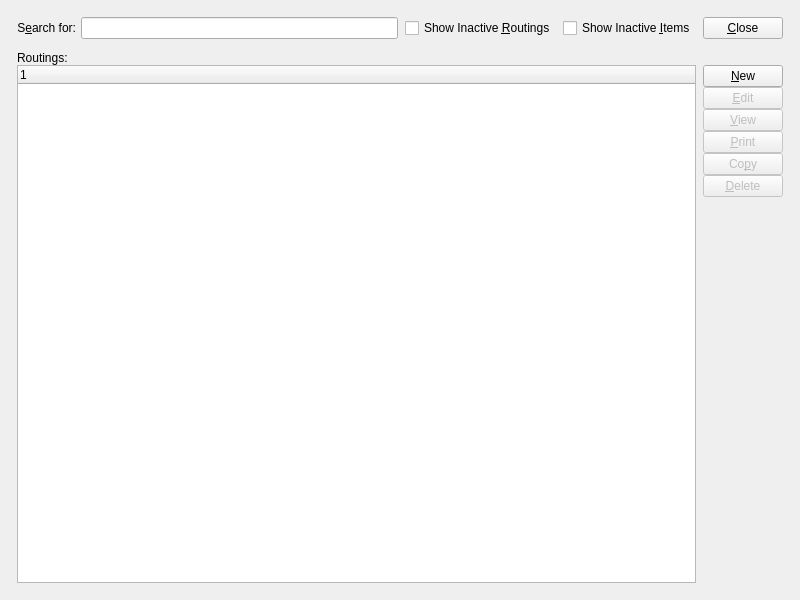
<?xml version="1.0" encoding="UTF-8"?>
<ui version="4.0">
 <comment>This file is part of the xtmfg Package for xTuple ERP,
and is Copyright (c) 1999-2014 by OpenMFG LLC, d/b/a xTuple.  It
is licensed to you under the xTuple End-User License Agreement (&quot;the
EULA&quot;), the full text of which is available at www.xtuple.com/EULA.
While the EULA gives you access to source code and encourages your
involvement in the development process, this Package is not free
software.  By using this software, you agree to be bound by the
terms of the EULA.</comment>
 <class>booList</class>
 <widget class="QWidget" name="booList">
  <property name="geometry">
   <rect>
    <x>0</x>
    <y>0</y>
    <width>800</width>
    <height>600</height>
   </rect>
  </property>
  <property name="windowTitle">
   <string>Routings</string>
  </property>
  <layout class="QGridLayout" name="gridLayout_2">
   <item row="0" column="0">
    <layout class="QGridLayout" name="gridLayout">
     <property name="margin">
      <number>12</number>
     </property>
     <property name="spacing">
      <number>12</number>
     </property>
     <item row="0" column="0">
      <layout class="QHBoxLayout">
       <property name="spacing">
        <number>7</number>
       </property>
       <item>
        <layout class="QHBoxLayout">
         <property name="spacing">
          <number>5</number>
         </property>
         <item>
          <widget class="QLabel" name="_searchForLit">
           <property name="text">
            <string>S&amp;earch for:</string>
           </property>
           <property name="alignment">
            <set>Qt::AlignRight|Qt::AlignTrailing|Qt::AlignVCenter</set>
           </property>
           <property name="buddy">
            <cstring>_searchFor</cstring>
           </property>
          </widget>
         </item>
         <item>
          <widget class="XLineEdit" name="_searchFor"/>
         </item>
        </layout>
       </item>
       <item>
        <widget class="XCheckBox" name="_showInactiveBOOs">
         <property name="text">
          <string>Show Inactive &amp;Routings</string>
         </property>
        </widget>
       </item>
       <item>
        <widget class="XCheckBox" name="_showInactiveItems">
         <property name="text">
          <string>Show Inactive &amp;Items</string>
         </property>
        </widget>
       </item>
       <item>
        <widget class="QPushButton" name="_close">
         <property name="text">
          <string>&amp;Close</string>
         </property>
        </widget>
       </item>
      </layout>
     </item>
     <item row="1" column="0">
      <layout class="QVBoxLayout">
       <property name="spacing">
        <number>0</number>
       </property>
       <item>
        <widget class="QLabel" name="_booLit">
         <property name="text">
          <string>Routings:</string>
         </property>
         <property name="buddy">
          <cstring>_boo</cstring>
         </property>
        </widget>
       </item>
       <item>
        <layout class="QHBoxLayout">
         <property name="spacing">
          <number>7</number>
         </property>
         <item>
          <widget class="XTreeWidget" name="_boo"/>
         </item>
         <item>
          <layout class="QVBoxLayout">
           <property name="spacing">
            <number>0</number>
           </property>
           <item>
            <layout class="QVBoxLayout">
             <property name="spacing">
              <number>0</number>
             </property>
             <item>
              <widget class="QPushButton" name="_new">
               <property name="text">
                <string>&amp;New</string>
               </property>
              </widget>
             </item>
             <item>
              <widget class="QPushButton" name="_edit">
               <property name="enabled">
                <bool>false</bool>
               </property>
               <property name="text">
                <string>&amp;Edit</string>
               </property>
              </widget>
             </item>
             <item>
              <widget class="QPushButton" name="_view">
               <property name="enabled">
                <bool>false</bool>
               </property>
               <property name="text">
                <string>&amp;View</string>
               </property>
              </widget>
             </item>
             <item>
              <widget class="QPushButton" name="_print">
               <property name="enabled">
                <bool>false</bool>
               </property>
               <property name="text">
                <string>&amp;Print</string>
               </property>
              </widget>
             </item>
             <item>
              <widget class="QPushButton" name="_copy">
               <property name="enabled">
                <bool>false</bool>
               </property>
               <property name="text">
                <string>Co&amp;py</string>
               </property>
              </widget>
             </item>
             <item>
              <widget class="QPushButton" name="_delete">
               <property name="enabled">
                <bool>false</bool>
               </property>
               <property name="text">
                <string>&amp;Delete</string>
               </property>
              </widget>
             </item>
            </layout>
           </item>
           <item>
            <spacer>
             <property name="orientation">
              <enum>Qt::Vertical</enum>
             </property>
             <property name="sizeType">
              <enum>QSizePolicy::Expanding</enum>
             </property>
             <property name="sizeHint" stdset="0">
              <size>
               <width>20</width>
               <height>20</height>
              </size>
             </property>
            </spacer>
           </item>
          </layout>
         </item>
        </layout>
       </item>
      </layout>
     </item>
    </layout>
   </item>
  </layout>
 </widget>
 <layoutdefault spacing="5" margin="5"/>
 <pixmapfunction>qPixmapFromMimeSource</pixmapfunction>
 <customwidgets>
  <customwidget>
   <class>XCheckBox</class>
   <extends>QCheckBox</extends>
   <header>xcheckbox.h</header>
  </customwidget>
  <customwidget>
   <class>XLineEdit</class>
   <extends>QLineEdit</extends>
   <header>xlineedit.h</header>
   <container>1</container>
  </customwidget>
  <customwidget>
   <class>XTreeWidget</class>
   <extends>QTreeWidget</extends>
   <header>xtreewidget.h</header>
   <container>1</container>
  </customwidget>
 </customwidgets>
 <tabstops>
  <tabstop>_searchFor</tabstop>
  <tabstop>_showInactiveItems</tabstop>
  <tabstop>_boo</tabstop>
  <tabstop>_new</tabstop>
  <tabstop>_edit</tabstop>
  <tabstop>_view</tabstop>
  <tabstop>_print</tabstop>
  <tabstop>_copy</tabstop>
  <tabstop>_delete</tabstop>
  <tabstop>_close</tabstop>
 </tabstops>
 <resources/>
 <connections>
  <connection>
   <sender>_boo</sender>
   <signal>valid(bool)</signal>
   <receiver>_view</receiver>
   <slot>setEnabled(bool)</slot>
   <hints>
    <hint type="sourcelabel">
     <x>20</x>
     <y>20</y>
    </hint>
    <hint type="destinationlabel">
     <x>20</x>
     <y>20</y>
    </hint>
   </hints>
  </connection>
  <connection>
   <sender>_close</sender>
   <signal>clicked()</signal>
   <receiver>booList</receiver>
   <slot>close()</slot>
   <hints>
    <hint type="sourcelabel">
     <x>20</x>
     <y>20</y>
    </hint>
    <hint type="destinationlabel">
     <x>20</x>
     <y>20</y>
    </hint>
   </hints>
  </connection>
  <connection>
   <sender>_boo</sender>
   <signal>valid(bool)</signal>
   <receiver>_print</receiver>
   <slot>setEnabled(bool)</slot>
   <hints>
    <hint type="sourcelabel">
     <x>20</x>
     <y>20</y>
    </hint>
    <hint type="destinationlabel">
     <x>20</x>
     <y>20</y>
    </hint>
   </hints>
  </connection>
 </connections>
</ui>
